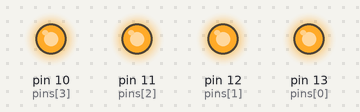
Bench run of a sketch on a simulated Arduino Uno, built with avr-gcc and run on an emulated ATmega328P. On the bench: output pins drawn as LEDs (lit = HIGH).

Above: at 0.1 s.
At 3.1 s:
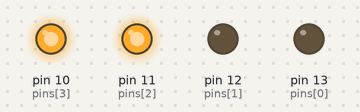
At 5.1 s:
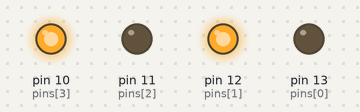
At 7.1 s:
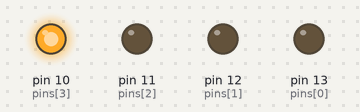
At 11.1 s:
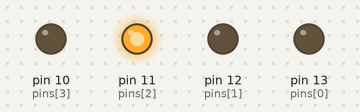
At 15.1 s:
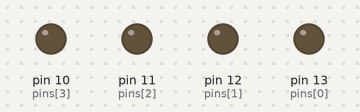
Timing chart, 0 to 16.6 s (numbered marks = the images above):
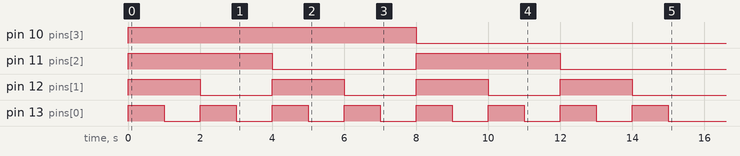

Measured:
- by itself, pin 10 (pins[3]): LOW → HIGH at 0.00 s, → LOW 8.0 s later
- by itself, pin 11 (pins[2]): alternates HIGH for 4.0 s and LOW for 4.0 s, 4 changes in all, then stays LOW
- by itself, pin 12 (pins[1]): alternates HIGH for 2.0 s and LOW for 2.0 s, 8 changes in all, then stays LOW
- by itself, pin 13 (pins[0]): alternates HIGH for 1.0 s and LOW for 1.0 s, 16 changes in all, then stays LOW

The sketch:

BinaryCounter.ino
```cpp
#include <vector>
using namespace std;

int pins[] = { 13, 12, 11, 10 };
int start = 15;

vector<int> decToBin(int dec) {
  vector<int> store;
  int idx = 0;
  int n = dec;
  while (n != 0) {
    store.push_back(n % 2);
    idx++;
    n = n / 2;
  }
  return store;
}

void setLights(vector<int> arr) {
  for (int pinNbr : pins) {
    digitalWrite(pinNbr, 0);
  }

  int sz =  arr.size();
  for (int i = sz - 1; i >= 0; i--) {
    digitalWrite(pins[i], arr[i]);
  }
}

void setup() {
  // put your setup code here, to run once:
  Serial.begin(9600);
  for (int pinNbr : pins) {
    pinMode(pinNbr, OUTPUT);
  }
}

void loop() {
  for (int i = start; i >= 0; i--) {
    vector<int> binRep = decToBin(i);
    setLights(binRep);
    delay(1000);
  }
  delay(100000);
}
```
